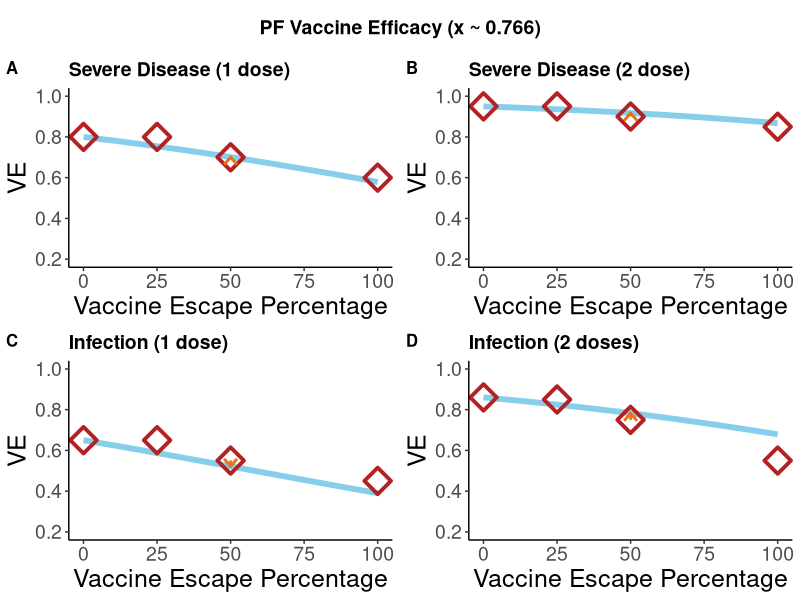

Generate this figure with R:
#Plot the OR (Vaccine Efficacy Odds) efficacy/(1-efficacy)

#SPECIFICALLY,
#we only minimise the error at the central (50%) mark.

rm(list=ls())

require(tidyverse)

#The Problem:
#We have data: y0, y25, y50, y75 that we want to scale like so:

#y0*x = y25
#y0*(x^2) = y50
#y0*(x^3) = y75

#No x will fit perfectly, but what's the best we can do?

#----------------------------

#Build y vectors, one for AZ, one for PF, one for infectiousness combined

#AZ ones correspond all to 1 dose: VE against  (i) severe disease, (ii) infection
y0_AZ <- c(0.8/(1-0.8), 0.63/(1-0.63) )

y25_AZ <- c(0.64/(1-0.64), 0.5/(1-0.5))
y50_AZ <- c(0.4/(1-0.4), 0.1/(1-0.1))
y75_AZ <- c(0.2/(1-0.2), 0)
y100_AZ <- y75_AZ


#PF values correspond to VE against (i/ii) severe disease 1dose/2dose (iii/iv) infection 1dose/2dose (v) infectiousness (1 dose)
y0_PF <- c(0.8/(1-0.8), 0.95/(1-0.95), 0.65/(1-0.65), 0.86/(1-0.86))

y25_PF <- c(0.8/(1-0.8), 0.95/(1-0.95), 0.65/(1-0.65), 0.85/(1-0.85))
y50_PF <- c(0.7/(1-0.7), 0.9/(1-0.9), 0.55/(1-0.55), 0.75/(1-0.75))
y75_PF <- c(0.6/(1-0.6), 0.85/(1-0.85), 0.45/(1-0.45), 0.55/(1-0.55))
y100_PF <- y75_PF

#Lastly we do a separate one for infectious values (1 dose) of either AZ or PF
y0_infect <- 0.45/(1-0.45)

y25_infect <- 0.45/(1-0.45)
y50_infect <- 0.2/(1-0.2)
y75_infect <- 0
y100_infect <- y75_infect

#----------------------------------------
#PF
#Assume the same worst case is 100%.

error_x_PF <- function(x) {
  
  #Allocate memory:
  y25_estimate_PF <- c(0,0,0,0)
  y50_estimate_PF <- c(0,0,0,0)
  y100_estimate_PF <- c(0,0,0,0)
  
  y25_estimate_PF <- (x)*y0_PF
  y50_estimate_PF <- (x^2)*y0_PF
  y100_estimate_PF <- (x^4)*y0_PF
  
  y50_estimate_PF_probability <- y50_estimate_PF/(y50_estimate_PF+1)
  y50_PF_probability <- y50_PF/(y50_PF+1)
  
  error_amt <- (sum( (abs(y50_estimate_PF_probability - y50_PF_probability))^2  ) ) # +  sum(abs(y100_estimate_PF - y100_PF))  +  sum(abs(y25_estimate_PF - y25_PF)) )
  return(error_amt)
}

optim_PF <- optimize(error_x_PF, interval = c(0,1))
optim_x_PF <- optim_PF$minimum
optim_x_PF_error <- optim_PF$objective

#----------------------------

#Okay, now we want to plot it
######
#PF
######

percent_mark <- seq(0,100, length.out = 101)

# Severe Disease (1 dose)

sev_disease_efficacy <- (0.8/(1-0.8))*(optim_x_PF^(percent_mark/25))
#Convert back to probability:
sev_disease_efficacy <- sev_disease_efficacy/(sev_disease_efficacy+1)

Table_Data <- data.frame(percent_mark = c(0, 25, 50, 100), sev_disease_efficacy = c(0.8, 0.8, 0.7, 0.6))
Mapped_Data <- data.frame(percent_mark = percent_mark, sev_disease_efficacy = sev_disease_efficacy)

ggplot(data=Mapped_Data, aes(x=percent_mark, y=sev_disease_efficacy, group=1)) +
  geom_line(color="skyblue", size = 2) +
  geom_point(data = Table_Data, color = 'firebrick', shape = 5, size = 5, stroke = 2)+
  labs(title="Severe Disease (1 dose)",
       x ="Vaccine Escape Percentage", y = "VE") +
  geom_path(data = data.frame(percent_mark = c(50, 50), sev_disease_efficacy = c(0.7, sev_disease_efficacy[51]) ),
            size = 1, colour = "#EC7014",
            arrow = arrow(type = "open", angle = 40, length = unit(0.1, "inches")) 
  )+ylim(0.2,1) +
  theme_classic() +
  theme(
    plot.title = element_text( size=14, face="bold"),
    axis.title.x = element_text(size=18),
    axis.title.y = element_text(size=18),
    axis.text = element_text(size=14)
  )  ->  PF_sev_dis_1dose_50_fit


# Severe Disease (2 doses)

sev_dis_efficacy <- (0.95/(1-0.95))*(optim_x_PF^(percent_mark/25))
#Convert back to probability:
sev_dis_efficacy <- sev_dis_efficacy/(sev_dis_efficacy+1)

Table_Data <- data.frame(percent_mark = c(0, 25, 50, 100), sev_dis_efficacy = c(0.95, 0.95, 0.9, 0.85))
Mapped_Data <- data.frame(percent_mark = percent_mark, sev_dis_efficacy = sev_dis_efficacy)

ggplot(data=Mapped_Data, aes(x=percent_mark, y=sev_dis_efficacy, group=1)) +
  geom_line(color="skyblue", size = 2) +
  geom_point(data = Table_Data, color = 'firebrick', shape = 5, size = 5, stroke = 2)+
  labs(title="Severe Disease (2 dose)",
       x ="Vaccine Escape Percentage", y = "VE") +
  geom_path(data = data.frame(percent_mark = c(50, 50), sev_dis_efficacy = c(0.9, sev_dis_efficacy[51]) ),
            size = 1, colour = "#EC7014",
            arrow = arrow(type = "open", angle = 40, length = unit(0.1, "inches")) 
  )+ylim(0.2,1) +
  theme_classic() +
  theme(
    plot.title = element_text( size=14, face="bold"),
    axis.title.x = element_text(size=18),
    axis.title.y = element_text(size=18),
    axis.text = element_text(size=14)
  ) ->  PF_sev_dis_2dose_50_fit

# Infection (1 dose)

infection_efficacy <- (0.65/(1-0.65))*(optim_x_PF^(percent_mark/25))
#Convert back to probability:
infection_efficacy <- infection_efficacy/(infection_efficacy+1)

Table_Data <- data.frame(percent_mark = c(0, 25, 50, 100), infection_efficacy = c(0.65, 0.65, 0.55, 0.45))
Mapped_Data <- data.frame(percent_mark = percent_mark, infection_efficacy = infection_efficacy)

ggplot(data=Mapped_Data, aes(x=percent_mark, y=infection_efficacy, group=1)) +
  geom_line(color="skyblue", size = 2) +
  geom_point(data = Table_Data, color = 'firebrick', shape = 5, size = 5, stroke = 2)+
  labs(title="Infection (1 dose)",
       x ="Vaccine Escape Percentage", y = "VE") +
  geom_path(data = data.frame(percent_mark = c(50, 50), infection_efficacy = c(0.55, infection_efficacy[51]) ),
            size = 1, colour = "#EC7014",
            arrow = arrow(type = "open", angle = 40, length = unit(0.1, "inches")) 
  )+ylim(0.2,1) +
  theme_classic() +
  theme(
    plot.title = element_text( size=14, face="bold"),
    axis.title.x = element_text(size=18),
    axis.title.y = element_text(size=18),
    axis.text = element_text(size=14)
  ) ->  PF_sinfection_1dose_50_fit


# Infection (2 doses)

infection_efficacy <- (0.86/(1-0.86))*(optim_x_PF^(percent_mark/25))
#Convert back to probability:
infection_efficacy <- infection_efficacy/(infection_efficacy+1)

Table_Data <- data.frame(percent_mark = c(0, 25, 50, 100), infection_efficacy = c(0.86, 0.85, 0.75, 0.55))
Mapped_Data <- data.frame(percent_mark = percent_mark, infection_efficacy = infection_efficacy)

ggplot(data=Mapped_Data, aes(x=percent_mark, y=infection_efficacy, group=1)) +
  geom_line(color="skyblue", size = 2) +
  geom_point(data = Table_Data, color = 'firebrick', shape = 5, size = 5, stroke = 2)+
  labs(title="Infection (2 doses)",
       x ="Vaccine Escape Percentage", y = "VE") +
  geom_path(data = data.frame(percent_mark = c(50, 50), infection_efficacy = c(0.75, infection_efficacy[51]) ),
            size = 1, colour = "#EC7014",
            arrow = arrow(type = "open", angle = 40, length = unit(0.1, "inches")) 
  )+ ylim(0.2,1) +
  theme_classic() +
  theme(
    plot.title = element_text( size=14, face="bold"),
    axis.title.x = element_text(size=18),
    axis.title.y = element_text(size=18),
    axis.text = element_text(size=14)
  ) ->  PF_sinfection_2dose_50_fit


require(cowplot)
plot_grid(PF_sev_dis_1dose_50_fit, PF_sev_dis_2dose_50_fit, PF_sinfection_1dose_50_fit, PF_sinfection_2dose_50_fit, labels = c('A', 'B', 'C', 'D'), label_size = 12) -> p

#Make a title
title <- ggdraw() + draw_label("PF Vaccine Efficacy (x ~ 0.766)", fontface='bold')
#Add title:
plot_grid(title, p, ncol=1, rel_heights=c(0.1, 1)) # rel_heights values control title margins
